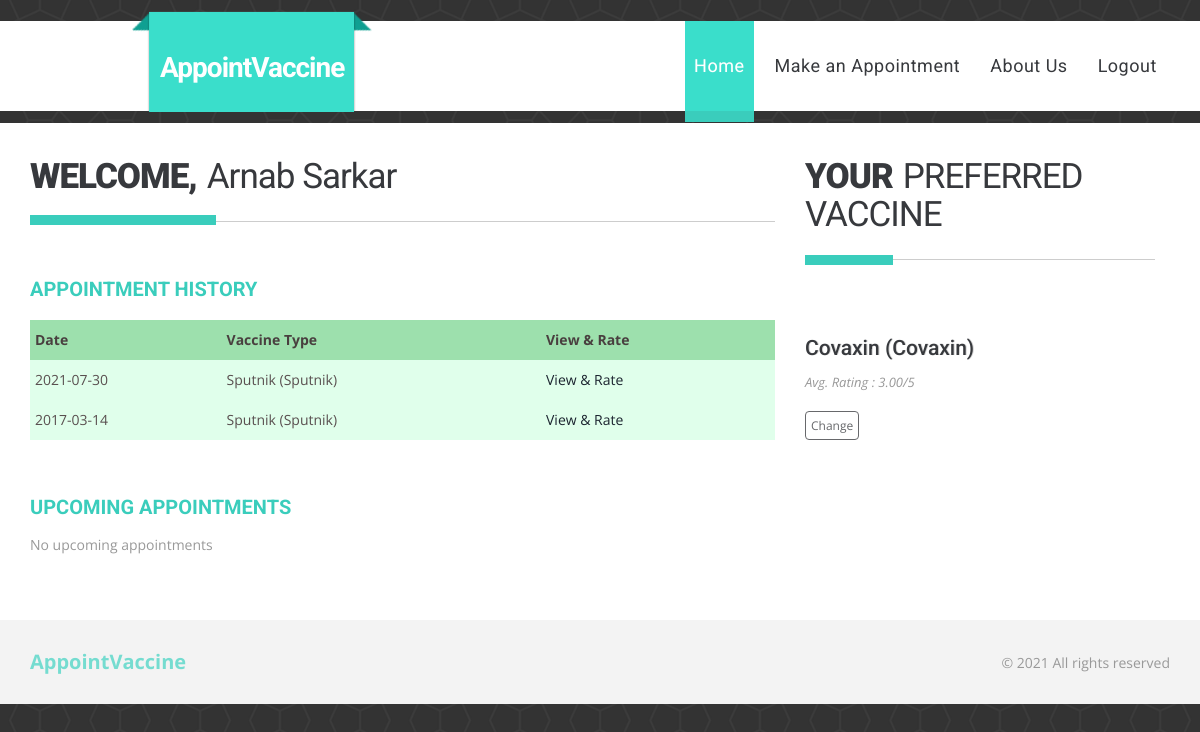
Screenshot of /Home.php (signed in) with the database file from the repository.
### tables this page shows
CREATE TABLE `person` (
  `email` varchar(50) NOT NULL,
  `fname` varchar(50) NOT NULL,
  `lname` varchar(50) NOT NULL,
  `gender` varchar(50) NOT NULL,
  `phonenumber` varchar(10) NOT NULL,
  `dob` date NOT NULL,
  `streetaddress` varchar(200) NOT NULL,
  `city` varchar(20) NOT NULL,
  `state` varchar(20) NOT NULL,
  `pincode` varchar(20) NOT NULL,
  `role` varchar(30) NOT NULL
);

CREATE TABLE `appointment` (
  `appid` int(10) NOT NULL,
  `patientid` int(10) NOT NULL,
  `doctorid` int(10) NOT NULL,
  `date` date NOT NULL,
  `time` time(6) NOT NULL,
  `prescription` varchar(500) NOT NULL
);

CREATE TABLE `doctor` (
  `email` varchar(50) NOT NULL,
  `doctorid` int(10) NOT NULL,
  `starttime` time(6) NOT NULL,
  `endtime` time(6) NOT NULL,
  `specialization` varchar(50) NOT NULL
);

### Home.php (the view, shortened to what this page needs)
<?php
$servername = "localhost";
$username = "root";
$password = "";
$database = "vaccineappointmentsystem";
$conn = mysqli_connect ( $servername, $username, $password );
mysqli_select_db ( $conn, $database );
$queryPerson = "select * from person where email='" . $_SESSION ['email'] . "'";
$getPerson = mysqli_query ( $conn, $queryPerson );
$person = mysqli_fetch_array ( $getPerson );
$firstName = $person ['fname'];
$lastName = $person ['lname'];
$queryPatient = "select * from patient where email='" . $_SESSION ['email'] . "'";
$getPatient = mysqli_query ( $conn, $queryPatient );
$patient = mysqli_fetch_array ( $getPatient );
$prefDoctor = $patient ['predoctor'];
$patientID = $patient ['patientid'];
$queryDoctorPerson = "select * from person where email='$prefDoctor'";
$getDoctorPerson = mysqli_query ( $conn, $queryDoctorPerson );
$doctorPerson = mysqli_fetch_array ( $getDoctorPerson );
$doctorFirstName = $doctorPerson ['fname'];
$queryDoctor = "select * from doctor where email='$prefDoctor'";
$getDoctor = mysqli_query ( $conn, $queryDoctor );
$doctor = mysqli_fetch_array ( $getDoctor );
$prefDoctorId = $doctor ['doctorid'];
$prefDoctorSpec = $doctor ['specialization'];
$doctorRating = null;
if ($prefDoctor != null) {
	$queryDoctorRating = "SELECT ROUND(AVG(rating),2) FROM doctorreview inner join appointment on doctorreview.appid=appointment.appid WHERE doctorid=$prefDoctorId";
	$getDoctorRating = mysqli_query ( $conn, $queryDoctorRating );
	$doctorRating = mysqli_fetch_array ( $getDoctorRating );
}
$queryDoctors = "SELECT person.email, person.fname, person.lname, doctor.specialization, doctor.doctorid, ROUND(AVG(doctorreview.rating),2) FROM person INNER JOIN doctor on person.email=doctor.email inner join appointment on doctor.doctorid=appointment.doctorid inner join doctorreview on appointment.appid = doctorreview.appid WHERE person.role='doctor' GROUP BY appointment.doctorid";
$getDoctors = mysqli_query ( $conn, $queryDoctors );
$doctors = mysqli_fetch_all ( $getDoctors );
$queryHistory = "SELECT appid, doctor.specialization, person.fname, person.lname, appointment.date, appointment.prescription FROM appointment inner join doctor on appointment.doctorid = doctor.doctorid inner JOIN person on doctor.email = person.email where patientid=$patientID and date <= CURDATE() ORDER BY appointment.date DESC";
$getAppHist = mysqli_query ( $conn, $queryHistory );
$appHist = null;
if ($getAppHist) {
	$appHist = mysqli_fetch_all ( $getAppHist );
}
$queryUpcApp = "SELECT appointment.appid, doctor.specialization, person.fname, person.lname, appointment.date, TIME_FORMAT(appointment.time, '%H:%i'), appointment.doctorid FROM appointment inner join doctor on appointment.doctorid = doctor.doctorid inner JOIN person on doctor.email = person.email where patientid=$patientID and date > CURDATE() ORDER BY appointment.date, appointment.time";
$getUpcApp = mysqli_query ( $conn, $queryUpcApp );
$upcApp = null;
if ($getUpcApp) {
	$upcApp = mysqli_fetch_all ( $getUpcApp );
}
?>
<!DOCTYPE html>
<html>
<head>
<link href="css/bootstrap.css" type="text/css" rel="stylesheet"
	media="all">
<link href="css/style.css" type="text/css" rel="stylesheet" media="all">
</head>
<body>
	<div class="header">
		<div class="container">
			<div class="top-middle">
				<a href="Home.php">
					<h3>AppointVaccine</h3>
				</a>
			</div>
			<div class="top-nav">
				<ul class="nav1">
					<li><a href="Home.php" class="active">Home</a></li>
					<li><a href="MakeAppointment.php">Make an Appointment</a></li>
					<li><a href="about.html">About Us</a></li>
					<li><a href="Logout.php">Logout</a></li>
				</ul>
			</div>
			<div class="clearfix"></div>
		</div>
	</div>
	<div class="content">
		<div class="container">
			<div class="content-grids">
				<div class="col-md-8 humble">
					<div class="work-title humble-title">
						<h3>
							WELCOME,<span><?php
							echo "$firstName $lastName";
							?></span>
						</h3>
					</div>
					<div class="features-info">
						<div class="features-text">
							<h4>APPOINTMENT HISTORY</h4>
							<?php
							if (count( $appHist ) > 0) {
								echo "
							<br />
							<div class='tg-wrap'>
								<table id='tg-cHuKU1' class='tg'>
									<tr>
										<th>Date</th>
										<th>Vaccine Type</th>
										<th></th>
										<th>View & Rate</th>
									</tr>";
								foreach ( $appHist as $app ) {
									echo "<tr><td>$app[4]</td><td>$app[2] ($app[1])</td><td>$app[5]</td>";
									echo "<td><a href='ViewAppointment.php?appId=" . $app [0] . "'>View & Rate</a></td></tr>";
								}
								echo "
							</table>
							</div>";
							}
							else {
								echo "<p>No appointment history</p>";
							}
							?>
						</div>
					</div>
					<div class="features-info">
						<div class="features-text">
							<h4>UPCOMING APPOINTMENTS</h4>
							<?php
							if (count ( $upcApp ) > 0) {
								echo "<br /><div class='tg-wrap'>
								<table id='tg-cHuKU' class='tg'>
									<tr>
										<th>Date</th>
										<th>Time</th>
										<th>Vaccine Type</th>
										<th>Avg Rating</th>
										<th>Modify</th>
									</tr>";
								foreach ( $upcApp as $app ) {
									echo "<tr><td>$app[4]</td><td>$app[5]</td><td>$app[2] ($app[1])</td>";
									echo "<td>";
									$avgRate = "-";
									foreach ( $doctors as $doc ) {
										if ($doc [4] == $app [6]) {
											$avgRate = $doc [5];
											break;
										}
									}
									echo "$avgRate/5</td>";
									echo "<td><a href='MakeAppointment.php?appId=" . $app [0] . "'>New/Modify</a><br />";
									echo "<a href='CancelApp.php?appId=" . $app [0] . "'>Cancel</a></td></tr>";
								}
								echo "</table></div>";
							} else {
								echo "<p>No upcoming appointments</p>";
							}
							?>
						</div>
					</div>
				</div>
				<div class="col-md-4 testi">
					<div class="work-title testi-title">
						<h3>
							YOUR<span>PREFERRED VACCINE</span>
						</h3>
					</div>
					<div id="top" class="callbacks_container">
						<div id='prefDocInfo'>
						<?php
						if ($prefDoctor != null) {
							echo "<h4>$doctorFirstName ($prefDoctorSpec)</h4>
							<p>Avg. Rating : " . (! empty ( $doctorRating [0] ) ? $doctorRating [0] : "-") . "/5</p>";
						}
						?>
						</div>
						<button id="changeDr" class="btn1">
						<?php
						if ($prefDoctor != null)
							echo "Change";
						else
							echo "Select Preferred Vaccine";
						?>
						</button>
						<span id="ajaxMessage"></span> <br />
					</div>
				</div>
			</div>
		</div>
	</div>
	<div class="footer">
		<div class="container">
			<div class="footer-left">
				<a href="index.html">AppointVaccine</a>
			</div>
			<div class="footer-right">
				<p>&copy; 2021 All rights reserved</p>
			</div>
			<div class="clearfix"></div>
		</div>
	</div>
</body>
</html>

### rows the page displays
person: fname "Arnab", lname "Sarkar"
appointment: date "2021-07-30", person.fname "Sputnik", doctorid.specialization "Sputnik"
appointment: date "2017-03-14", person.fname "Sputnik", doctorid.specialization "Sputnik"
person: fname "Covaxin"
doctor: specialization "Covaxin"

### other values shown
$doctorRating [0] "3.00"
